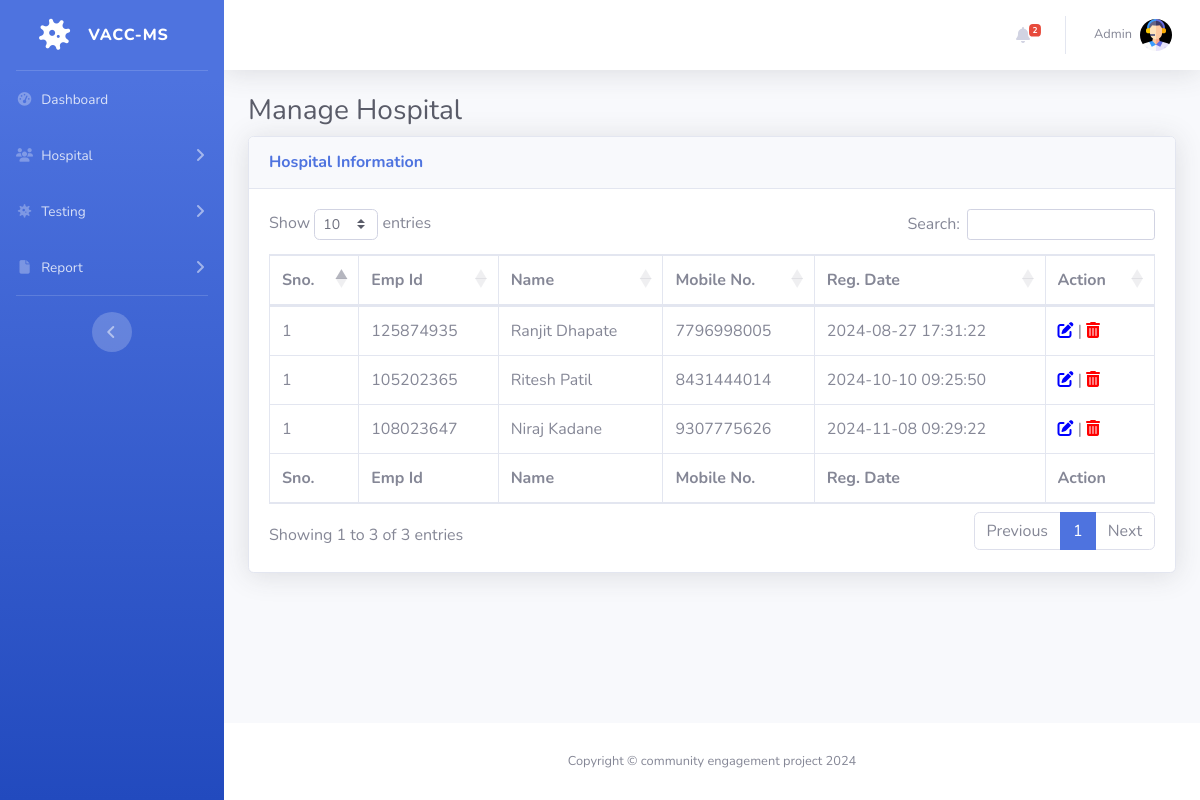
/manage-phlebotomist.php (signed in), run on the app's committed database.
### tables this page shows
CREATE TABLE `tblphlebotomist` (
  `id` int(11) NOT NULL,
  `EmpID` varchar(100) DEFAULT NULL,
  `FullName` varchar(120) DEFAULT NULL,
  `MobileNumber` bigint(12) DEFAULT NULL,
  `RegDate` timestamp NULL DEFAULT current_timestamp()
);

### manage-phlebotomist.php (the view, shortened to what this page needs)
<?php session_start();
include_once('includes/config.php');
if (strlen($_SESSION['aid']==0)) {
  header('location:logout.php');
  } else{
?>
<!DOCTYPE html>
<html lang="en">
<head>
    <link href="vendor/fontawesome-free/css/all.min.css" rel="stylesheet" type="text/css">
    <link href="css/sb-admin-2.min.css" rel="stylesheet">
    <link href="vendor/datatables/dataTables.bootstrap4.min.css" rel="stylesheet">
</head>
<body id="page-top">
    <div id="wrapper">
  <?php include_once('includes/sidebar.php');?>
        <div id="content-wrapper" class="d-flex flex-column">
            <div id="content">
<?php include_once('includes/topbar.php');?>
                <div class="container-fluid">
                    <h1 class="h3 mb-2 text-gray-800">Manage Hospital</h1>
                    <div class="card shadow mb-4">
                        <div class="card-header py-3">
                            <h6 class="m-0 font-weight-bold text-primary">Hospital Information</h6>
                        </div>
                        <div class="card-body">
                            <div class="table-responsive">
                                <table class="table table-bordered" id="dataTable" width="100%" cellspacing="0">
                                    <thead>
                                        <tr>
                                            <th>Sno.</th>
                                            <th>Emp Id</th>
                                            <th>Name</th>
                                            <th>Mobile No.</th>
                                            <th>Reg. Date</th>
                                            <th>Action</th>
                                        </tr>
                                    </thead>
                                    <tfoot>
                                        <tr>
                                            <th>Sno.</th>
                                            <th>Emp Id</th>
                                            <th>Name</th>
                                            <th>Mobile No.</th>
                                             <th>Reg. Date</th>
                                            <th>Action</th>
                                        </tr>
                                    </tfoot>
                                    <tbody>
<?php $query=mysqli_query($con,"select * from tblphlebotomist");
$cnt=1;
while($row=mysqli_fetch_array($query)){
?>
                                        <tr>
                                            <td><?php echo $cnt;?></td>
                                            <td><?php echo $row['EmpID'];?></td>
                                            <td><?php echo $row['FullName'];?></td>
                                            <td><?php echo $row['MobileNumber'];?></td>
                                             <td><?php echo $row['RegDate'];?></td>
                                            <td>
                                <a href="edit-phlebotomist.php?pid=<?php echo $row['id'];?>"><i class="fas fa-edit" style="color:blue"></i></a> |
                                <a href="manage-phlebotomist.php?pid=<?php echo $row['id'];?>&&action=delete" onclick="return confirm('Do you really want to delete this record?');"><i class="fa fa-trash" aria-hidden="true" style="color:red" title="Delete this record"></i></a></td>
                                        </tr>
                               <?php } ?>
                                    </tbody>
                                </table>
                            </div>
                        </div>
                    </div>
                </div>
            </div>
    <?php include_once('includes/footer.php');?>
        </div>
    </div>
</body>
</html>
<?php } ?>

### includes/topbar.php (shortened to what this page needs)
      <nav class="navbar navbar-expand navbar-light bg-white topbar mb-4 static-top shadow">
            <?php if($_SESSION['aid']):?>
                    <ul class="navbar-nav ml-auto">
<?php $query=mysqli_query($con,"select * from tbltestrecord where ReportStatus is null");
$count=mysqli_num_rows($query);
?>
                        <li class="nav-item dropdown no-arrow mx-1">
                            <a class="nav-link dropdown-toggle" href="#" id="alertsDropdown" role="button"
                                data-toggle="dropdown" aria-haspopup="true" aria-expanded="false">
                                <i class="fas fa-bell fa-fw"></i>
                                <span class="badge badge-danger badge-counter"><?php echo $count;?></span>
                            </a>
                        </li>
                        <li class="nav-item dropdown no-arrow">
                            <a class="nav-link dropdown-toggle" href="#" id="userDropdown" role="button"
                                data-toggle="dropdown" aria-haspopup="true" aria-expanded="false">
                <?php
                            $adid=$_SESSION['aid'];
                            $ret1=mysqli_query($con,"select AdminName from tbladmin where ID='$adid'");
                            while($row1=mysqli_fetch_array($ret1)){
                            ?>
                                <span class="mr-2 d-none d-lg-inline text-gray-600 small"><?php  echo $row1['AdminName'];?></span>
                           <?php } ?>
                                <img class="img-profile rounded-circle"
                                    src="img/admin.jpg">
                            </a>
                        </li>
                    </ul>
                <?php endif;?>
                </nav>

### data on the page
tblphlebotomist: EmpID "125874935", FullName "Ranjit Dhapate", MobileNumber "7796998005", RegDate "2024-08-27 17:31:22"
tblphlebotomist: EmpID "105202365", FullName "Ritesh Patil", MobileNumber "8431444014", RegDate "2024-10-10 09:25:50"
tblphlebotomist: EmpID "108023647", FullName "Niraj Kadane", MobileNumber "9307775626", RegDate "2024-11-08 09:29:22"

### other printed values
$count "2"
$row1['AdminName'] "Admin"
